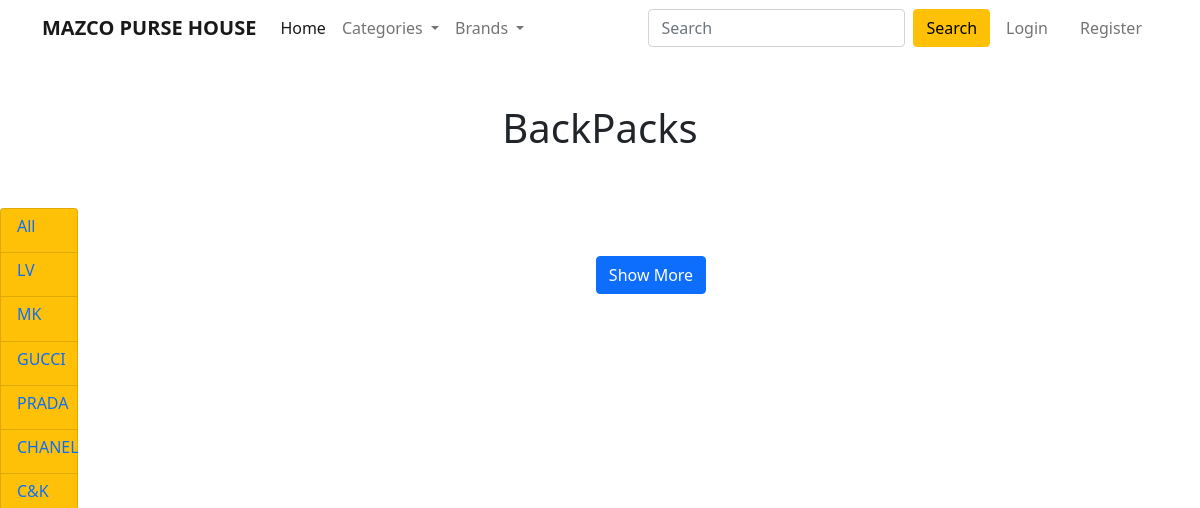
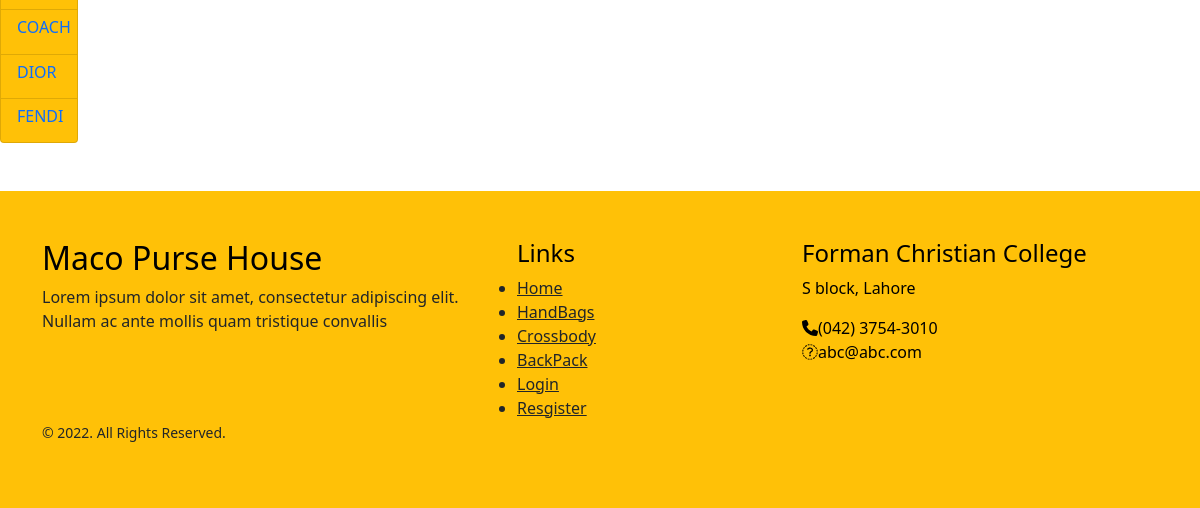
The page /backpack/ on the database as committed earlier (2 pictures, top to bottom).
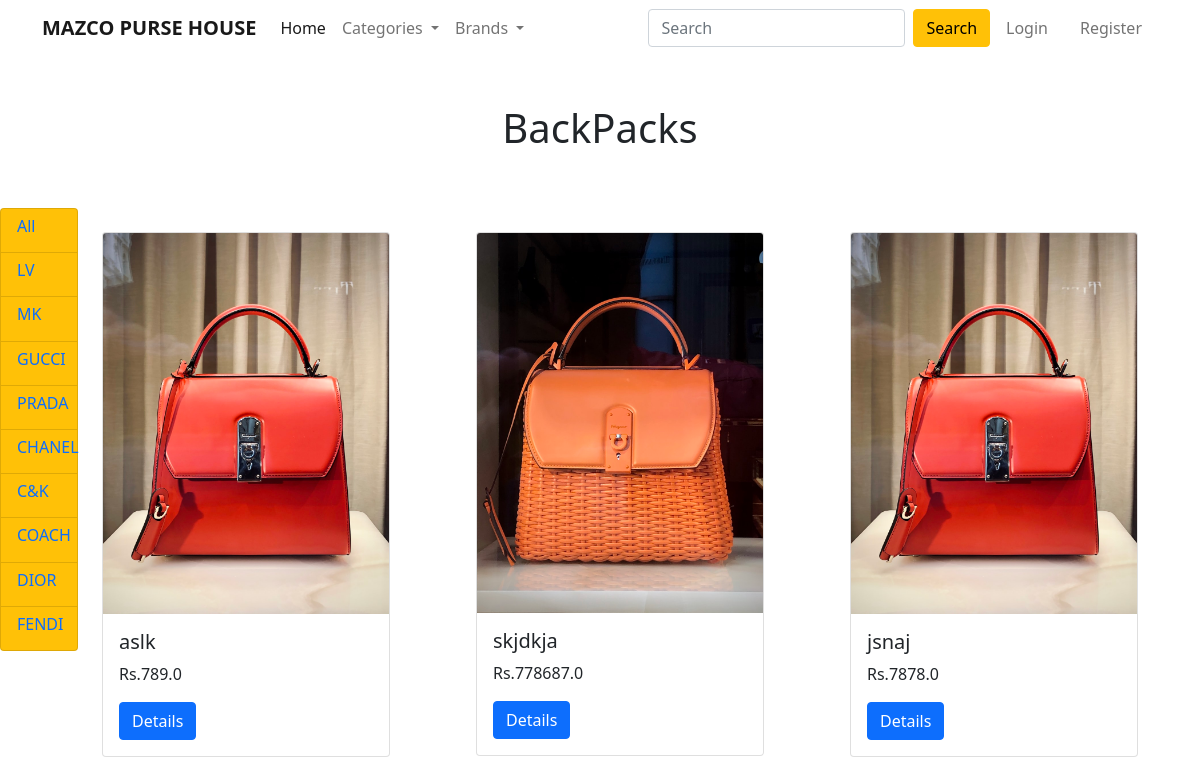
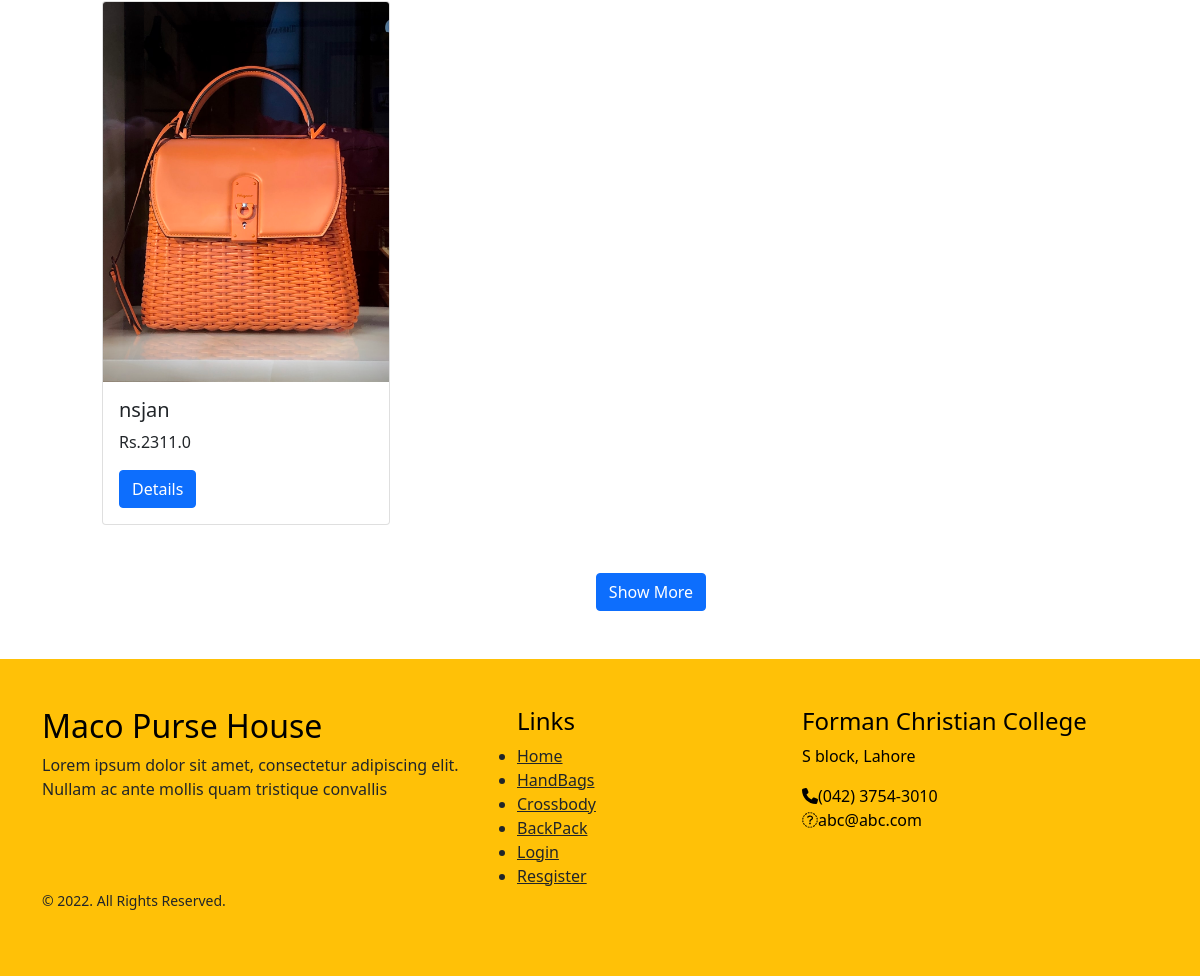
The same page on the database as committed later (2 pictures, top to bottom).
### app/models.py (models this page shows, shortened)
class Product(models.Model):
    title= models.CharField(max_length= 200)
    selling_price = models.FloatField()
    discounted_price = models.FloatField()
    description = models.TextField()
    brand = models.CharField(max_length= 200)
    category = models.CharField ( choices=CATEGORY_CHOICES, max_length = 2)
    product_image = models.ImageField(upload_to = 'productimg')

### app/views.py (the view)
# urls.py: path('backpack/', views.BackPackView.as_view(), name='backpack'),
class BackPackView(View):
    def get(self, request , data = None):
        if data == None:
            backpack = Product.objects.filter(category = 'B')
        elif data == 'lv' or data == 'mk':
            backpack = Product.objects.filter(category = 'B').filter(brand = data)
        return render(request, 'app/backpack.html' , {'backpack': backpack})

### app/templates/app/backpack.html (shortened to what this page needs)
{% extends 'app/base.html' %}
{% load static %}
{% block main-content %}
<h1 class="text-center py-5">BackPacks</h1>
<div class="row">
    <div class="col-md-1 ">
<ul class="list-group ">
    <a href="{% url 'backpack' %}" class="list-group-item  bg-warning"> <h6>All</h6></a>
    <a href="{% url 'backpackdata' 'lv' %}" class="list-group-item bg-warning"> <h6>LV</h6></a>
    <a href="{% url 'backpackdata' 'mk'%}" class="list-group-item bg-warning"> <h6>MK</h6></a>
    <a href="{% url 'backpackdata' 'lv'%}" class="list-group-item bg-warning"> <h6>GUCCI</h6></a>
    <a href="{% url 'backpackdata' 'lv'%}" class="list-group-item bg-warning"> <h6>PRADA</h6></a>
    <a href="{% url 'backpackdata' 'lv'%}" class="list-group-item bg-warning"> <h6>CHANEL</h6></a>
    <a href="{% url 'backpackdata' 'lv'%}" class="list-group-item bg-warning"> <h6>C&K</h6></a>
    <a href="{% url 'backpackdata' 'lv'%}" class="list-group-item bg-warning"> <h6>COACH</h6></a>
    <a href="{% url 'backpackdata' 'lv'%}" class="list-group-item bg-warning"> <h6>DIOR</h6></a>
    <a href="{% url 'backpackdata' 'lv'%}" class="list-group-item bg-warning"> <h6>FENDI</h6></a>
</ul>
    </div>
    <div class="col-md-11">
    <div class="row">
       {% for b in backpack %}
        <div class="col-lg-4 col-md-4 col-12 pt-4 ">
        <div class="card " style="width: 18rem;">
            <img class="card-img-top" src="{{b.product_image.url}}" alt="Card image cap">
            <div class="card-body">
            <h5 class="card-title">{{b.title}}</h5>
            <p class="card-text">Rs.{{b.selling_price}}</p>
            <a href="{% url 'product-detail' b.id %}" class="btn btn-primary">Details</a>
            </div>
        </div>
        </div>
        {% endfor %}
    </div>
     <div class="pt-5 justify-content-center text-center">
        <a href="/bags/" class="btn btn-primary">Show More</a>
     </div>
    </div>
    </div>
{% endblock main-content %}

Rows that differ between the two databases and show on the page:
added Product: product_image (picture), title "aslk", selling_price "789.0"
added Product: product_image (picture), title "skjdkja", selling_price "778687.0"
added Product: product_image (picture), title "jsnaj", selling_price "7878.0"
added Product: product_image (picture), title "nsjan", selling_price "2311.0"
